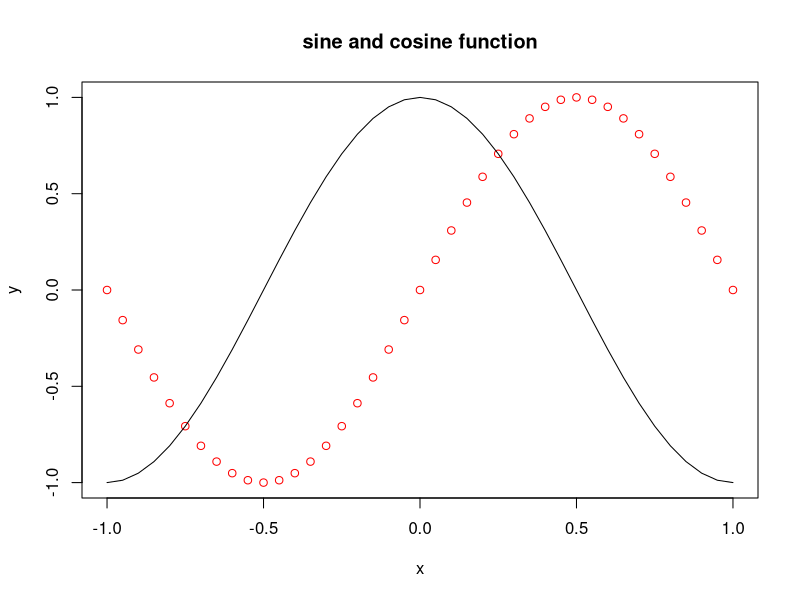

Source code (R):
 # Sine and cosine function with r

x <- seq(-1,1, 0.05) # argument of the function
y <- sin(x*pi) 
z <- cos(x*pi)
plot(x,y,col = "red",title("sine and cosine function"))
lines(x,z, color = "blue")

